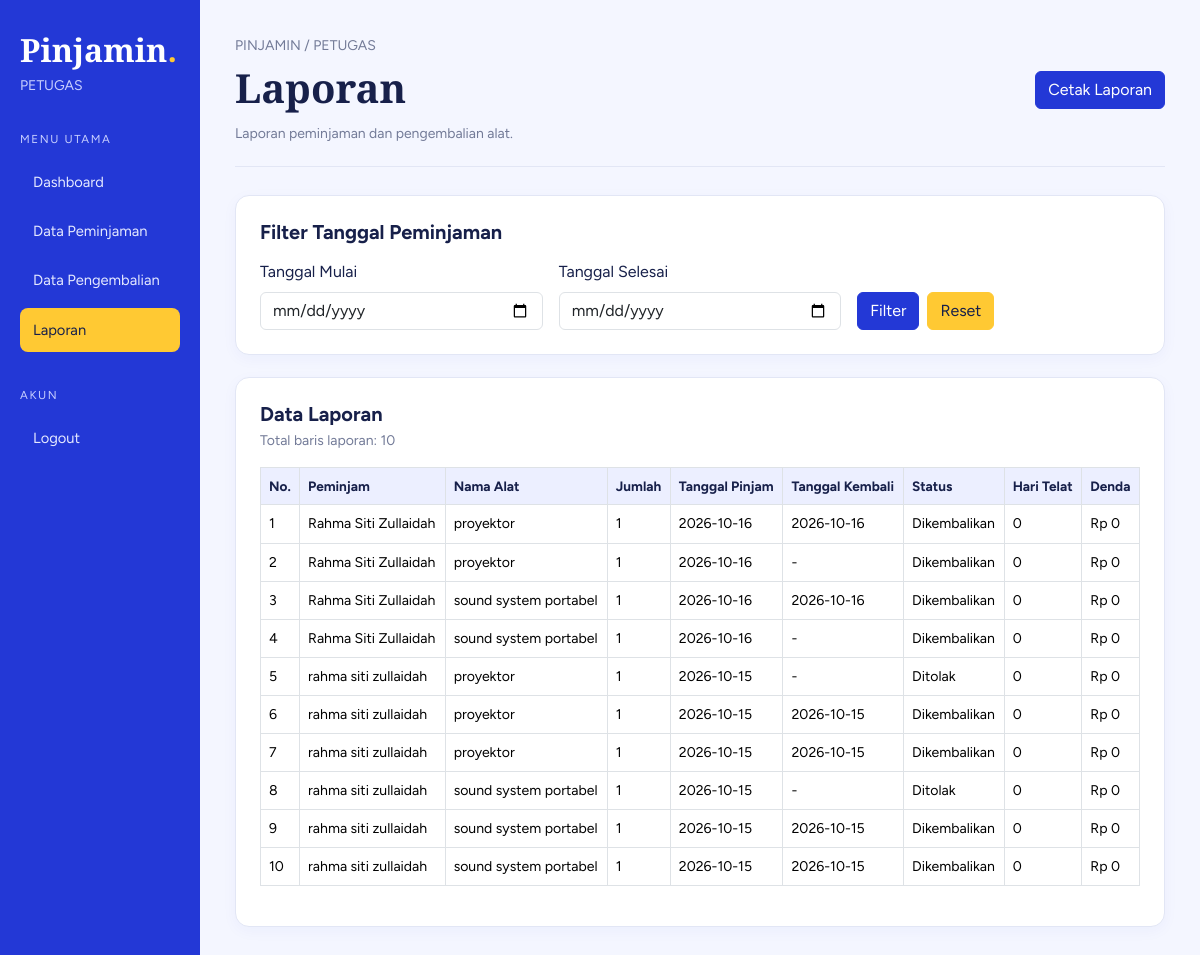
Screenshot of /petugas/laporan.php (signed in) with the database file from the repository.
### tables this page shows
CREATE TABLE `peminjaman` (
  `id_peminjaman` int(11) NOT NULL,
  `id_peminjam` int(11) DEFAULT NULL,
  `id_alat` int(11) NOT NULL,
  `id_petugas` int(11) DEFAULT NULL,
  `jumlah` int(100) NOT NULL,
  `tgl_pinjam` date NOT NULL,
  `tgl_rencana_kembali` date NOT NULL,
  `status` enum('menunggu','dipinjam','ditolak','dikembalikan') NOT NULL DEFAULT 'menunggu'
);

CREATE TABLE `peminjam` (
  `id_peminjam` int(11) NOT NULL,
  `username` varchar(50) NOT NULL,
  `nisn` varchar(10) NOT NULL,
  `kelas` varchar(20) NOT NULL,
  `jenis_peminjam` enum('siswa','guru','','') NOT NULL,
  `login_username` varchar(50) DEFAULT NULL,
  `password` varchar(255) DEFAULT NULL
);

CREATE TABLE `alat` (
  `id_alat` int(11) NOT NULL,
  `id_kategori` int(11) NOT NULL,
  `nama_alat` varchar(100) NOT NULL,
  `stok` int(11) NOT NULL DEFAULT 0,
  `kondisi` enum('baik','rusak','','') NOT NULL DEFAULT 'baik'
);

CREATE TABLE `detail_peminjaman` (
  `id_detail` int(11) NOT NULL,
  `id_peminjaman` int(11) NOT NULL,
  `id_alat` int(11) NOT NULL,
  `jumlah` int(100) NOT NULL
);

CREATE TABLE `pengembalian` (
  `id_pengembalian` int(11) NOT NULL,
  `id_peminjaman` int(11) NOT NULL,
  `tgl_kembali` date DEFAULT NULL,
  `hari_telat` int(11) NOT NULL DEFAULT 0,
  `denda` decimal(10,2) NOT NULL
);

### petugas/laporan.php (the view, shortened to what this page needs)
<?php
include "../koneksi.php";
function e($value) {
    return htmlspecialchars((string) $value, ENT_QUOTES, 'UTF-8');
}
$tanggal_mulai = $_GET['mulai'] ?? '';
$tanggal_selesai = $_GET['selesai'] ?? '';
$where = "";
if (
    $tanggal_mulai !== '' &&
    $tanggal_selesai !== '' &&
    preg_match('/^\d{4}-\d{2}-\d{2}$/', $tanggal_mulai) &&
    preg_match('/^\d{4}-\d{2}-\d{2}$/', $tanggal_selesai) &&
    $tanggal_mulai <= $tanggal_selesai
) {
    $mulai = mysqli_real_escape_string($koneksi, $tanggal_mulai);
    $selesai = mysqli_real_escape_string($koneksi, $tanggal_selesai);
    $where = " WHERE DATE(p.tgl_pinjam) BETWEEN '$mulai' AND '$selesai' ";
} else {
    $tanggal_mulai = '';
    $tanggal_selesai = '';
}
$sql = "
    SELECT
        p.id_peminjaman,
        p.tgl_pinjam,
        p.status,
        pm.username AS nama_peminjam,
        a.nama_alat,
        dp.jumlah,
        pg.tgl_kembali,
        pg.hari_telat,
        pg.denda
    FROM peminjaman p
    LEFT JOIN peminjam pm
        ON p.id_peminjam = pm.id_peminjam
    LEFT JOIN detail_peminjaman dp
        ON p.id_peminjaman = dp.id_peminjaman
    LEFT JOIN alat a
        ON dp.id_alat = a.id_alat
    LEFT JOIN pengembalian pg
        ON p.id_peminjaman = pg.id_peminjaman
    $where
    ORDER BY p.tgl_pinjam DESC
";
$query = mysqli_query($koneksi, $sql);
$data_laporan = [];
while ($row = mysqli_fetch_assoc($query)) {
    $data_laporan[] = $row;
}
$total_data = count($data_laporan);
?>
<!DOCTYPE html>
<html lang="id">
<head>
    <link href="https://cdn.jsdelivr.net/npm/bootstrap@5.3.3/dist/css/bootstrap.min.css" rel="stylesheet">
</head>
<body>
<div class="container-fluid">
    <div class="row">
        <aside class="col-md-3 col-xl-2 sidebar no-print">
            <a href="index.php" class="brand">Pinjamin<span>.</span></a>
            <p class="small mt-1" style="color:#C9D0FF">
                PETUGAS
            </p>
            <p class="menu-label">MENU UTAMA</p>
            <nav class="menu">
                <a href="index.php">Dashboard</a>
                <a href="peminjaman.php">Data Peminjaman</a>
                <a href="pengembalian.php">Data Pengembalian</a>
                <a href="laporan.php" class="active">Laporan</a>
            </nav>
            <p class="menu-label">AKUN</p>
            <nav class="menu">
                <a href="../logout.php"
                   onclick="return confirm('Yakin ingin keluar?')">
                    Logout
                </a>
            </nav>
        </aside>
        <main class="col-md-9 col-xl-10 content">
            <div class="topbar d-flex flex-wrap justify-content-between align-items-center gap-3">
                <div>
                    <p class="muted small mb-1">PINJAMIN / PETUGAS</p>
                    <h1 class="page-title mb-0">Laporan</h1>
                    <p class="muted small mt-2 mb-0">
                        Laporan peminjaman dan pengembalian alat.
                    </p>
                </div>
                <button onclick="window.print()" class="btn btn-blue no-print">
                    Cetak Laporan
                </button>
            </div>
            <section class="panel filter-panel">
                <h5 class="fw-bold mb-3">Filter Tanggal Peminjaman</h5>
                <form method="GET" class="row g-3 align-items-end">
                    <div class="col-md-4">
                        <label class="form-label">Tanggal Mulai</label>
                        <input
                            type="date"
                            name="mulai"
                            class="form-control"
                            value="<?= e($tanggal_mulai) ?>"
                        >
                    </div>
                    <div class="col-md-4">
                        <label class="form-label">Tanggal Selesai</label>
                        <input
                            type="date"
                            name="selesai"
                            class="form-control"
                            value="<?= e($tanggal_selesai) ?>"
                        >
                    </div>
                    <div class="col-md-4 d-flex gap-2">
                        <button type="submit" class="btn btn-blue">
                            Filter
                        </button>
                        <a href="laporan.php" class="btn btn-yellow">
                            Reset
                        </a>
                    </div>
                </form>
            </section>
            <section class="panel">
                <div class="mb-3">
                    <h5 class="fw-bold mb-1">Data Laporan</h5>
                    <p class="muted small mb-0">
                        Total baris laporan: <?= $total_data ?>
                    </p>
                </div>
                <div class="table-responsive">
                    <table class="table table-bordered table-hover align-middle">
                        <thead>
                            <tr>
                                <th>No.</th>
                                <th>Peminjam</th>
                                <th>Nama Alat</th>
                                <th>Jumlah</th>
                                <th>Tanggal Pinjam</th>
                                <th>Tanggal Kembali</th>
                                <th>Status</th>
                                <th>Hari Telat</th>
                                <th>Denda</th>
                            </tr>
                        </thead>
                        <tbody>
                        <?php if ($total_data > 0): ?>
                            <?php foreach ($data_laporan as $index => $data): ?>
                                <tr>
                                    <td><?= $index + 1 ?></td>
                                    <td><?= e($data['nama_peminjam'] ?? '-') ?></td>
                                    <td><?= e($data['nama_alat'] ?? '-') ?></td>
                                    <td><?= (int) ($data['jumlah'] ?? 0) ?></td>
                                    <td><?= e($data['tgl_pinjam'] ?? '-') ?></td>
                                    <td><?= e($data['tgl_kembali'] ?? '-') ?></td>
                                    <td><?= e(ucfirst($data['status'] ?? '-')) ?></td>
                                    <td><?= (int) ($data['hari_telat'] ?? 0) ?></td>
                                    <td>
                                        Rp <?= number_format((float) ($data['denda'] ?? 0), 0, ',', '.') ?>
                                    </td>
                                </tr>
                            <?php endforeach; ?>
                        <?php endif; ?>
                        </tbody>
                    </table>
                </div>
            </section>
        </main>
    </div>
</div>
</body>
</html>

### petugas/laporan.php (style rules this page uses)
:root { --ink: #17204A; --paper: #F4F6FF; --blue: #2338D6; --yellow: #FFC933; --muted: #737B98; --line: #E2E6F5; }
* { box-sizing: border-box; }
body { margin: 0; background: var(--paper); color: var(--ink); font-family: "Figtree", sans-serif; }
.sidebar { background: var(--blue); color: white; min-height: 100vh; padding: 28px 20px; }
.brand { font: 700 2rem "Cormorant Garamond", serif; color: white; text-decoration: none; }
.brand span { color: var(--yellow); }
.menu-label { color: #C9D0FF; font-size: .72rem; letter-spacing: .14em; margin: 35px 0 12px; }
.menu a { display: block; color: #E5E9FF; text-decoration: none; padding: 11px 13px; margin-bottom: 5px; border-radius: 8px; font-size: .92rem; }
.menu a:hover, .menu a.active { background: var(--yellow); color: var(--ink); }
.content { padding: 35px; }
.topbar { border-bottom: 1px solid var(--line); padding-bottom: 22px; margin-bottom: 28px; }
.page-title { font: 600 2.5rem "Cormorant Garamond", serif; }
.muted { color: var(--muted); }
.panel { background: white; border: 1px solid var(--line); border-radius: 14px; padding: 24px; margin-bottom: 22px; box-shadow: 0 4px 15px rgba(35, 56, 214, .04); }
.btn-blue { background: var(--blue); color: white; border: 1px solid var(--blue); }
.btn-yellow { background: var(--yellow); color: var(--ink); border: 1px solid var(--yellow); }
.table thead th { background: #ECEFFF; color: var(--ink); white-space: nowrap; font-size: .85rem; }
.table tbody td { font-size: .88rem; vertical-align: middle; }

### rows the page displays
peminjaman: id_peminjam.username "Rahma Siti Zullaidah", id_alat.nama_alat "proyektor", detail_peminjaman.jumlah "1", tgl_pinjam "2026-10-16", pengembalian.tgl_kembali "2026-10-16", status "Dikembalikan", pengembalian.hari_telat "0", pengembalian.denda "0", pengembalian.tgl_kembali "-", alat.nama_alat "sound system portabel"
peminjaman: id_peminjam.username "rahma siti zullaidah", id_alat.nama_alat "proyektor", detail_peminjaman.jumlah "1", tgl_pinjam "2026-10-15", tgl_kembali "-", status "Ditolak", hari_telat "0", denda "0", alat.nama_alat "sound system portabel"
peminjaman: id_peminjam.username "rahma siti zullaidah", id_alat.nama_alat "proyektor", detail_peminjaman.jumlah "1", tgl_pinjam "2026-10-15", pengembalian.tgl_kembali "2026-10-15", status "Dikembalikan", pengembalian.hari_telat "0", pengembalian.denda "0", alat.nama_alat "sound system portabel"
peminjaman: id_peminjam.username "rahma siti zullaidah", id_alat.nama_alat "proyektor", detail_peminjaman.jumlah "1", tgl_pinjam "2026-10-15", pengembalian.tgl_kembali "2026-10-15", status "Dikembalikan", pengembalian.hari_telat "0", pengembalian.denda "0", alat.nama_alat "sound system portabel"

### other values shown
$total_data "10"
